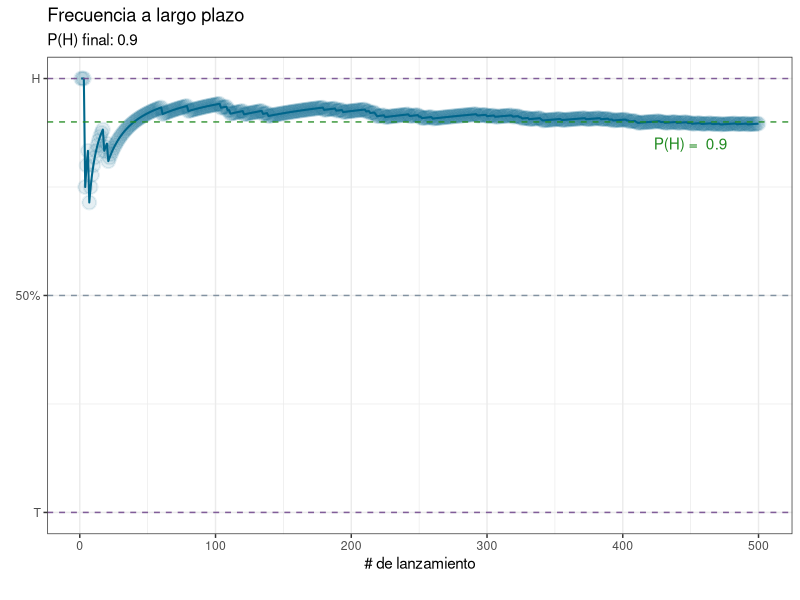
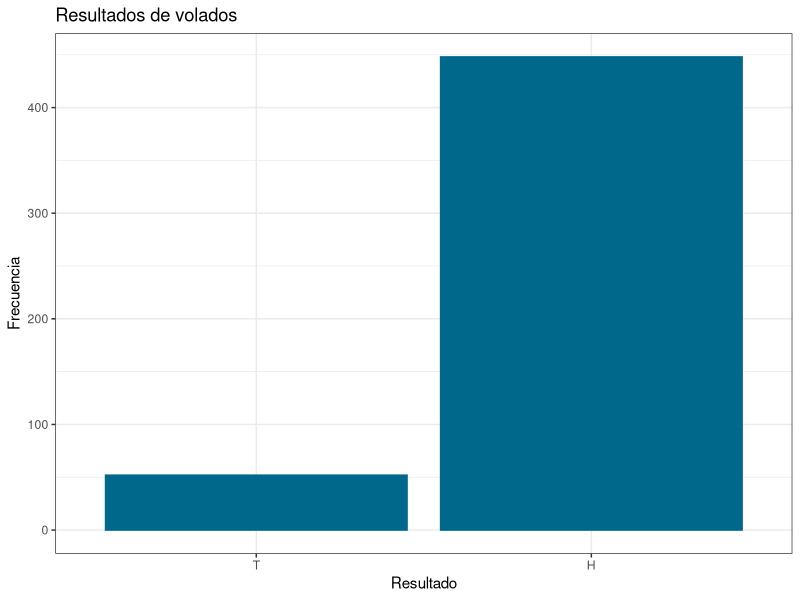
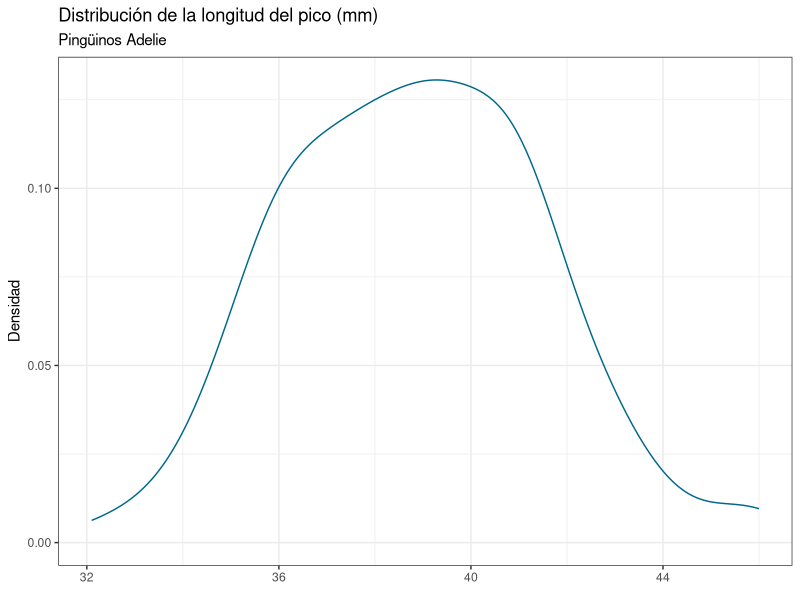
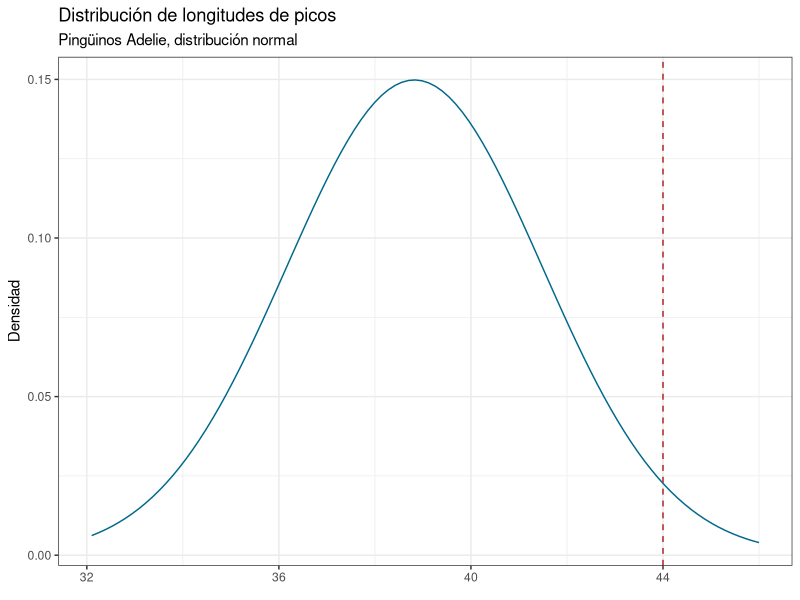

Generate these figures, in order, with R:
## ---- chunk 1
rbinom(n = 4, size = 1, prob = 0.5)
## ---- chunk 2
volado <- function(N){
  
  set.seed(0)
  
  prob <-  round(runif(n = 1), 2)
  
  # Realizar N lanzamientos
  sec <- rbinom(n = N,
                size = 1,
                prob = prob)
  
  # Suma acumulativa:
  # Si solo obtenemos 1s el resultado final será 500.
  # Si solo obtenemos 0s el resultado final será 0.
  suma_acum <- cumsum(sec)
  
  # Generamos un identificador para cada lanzamiento
  lanzamiento <- 1:N
  
  # Calculamos la proporción H:T acumulada a cada lanzamiento
  prop_acum <- suma_acum/lanzamiento
  
  # data.frame con resultados
  resultados <- data.frame(lanzamiento, sec, prop_acum)
  
  return(list(prob, prop_acum, resultados))
}
## ---- chunk 3
#| label: fig-longfreq
#| fig-cap: Frecuencia a largo plazo de 500 volados para aproximar la probabilidad de obtener una cara en un volado ($P(H)$) con una moneda con "carga" (sesgo) aleatorio.

library(ggplot2)

# 500 lanzamientos
N <- 500
# Realizar los lanzamientos
volados <- volado(N = N)
# Extraemos los resultados
## P(H) "real"
prob <- volados[[1]]
## Data.frame
res_volados <- volados[[3]]


# Inicialización del espacio gráfico
prop_plot <- ggplot(data = res_volados,
                    aes(x = lanzamiento,
                        y = prop_acum)) +
              # Gráfico de líneas
              geom_line(colour = "deepskyblue4",
                        linetype = "solid",
                        size = 0.7) +
              # Marcador en los puntos
              geom_point(colour = "deepskyblue4",
                         alpha = 0.1,
                         fill = NA,
                         shape = "circle",
                         stroke = 1,
                         size = 4) +
              # Modificar etiquetas
              labs(x = "# de lanzamiento",
                   y = element_blank(), 
                   title = "Frecuencia a largo plazo",
                   subtitle = paste("P(H) final:",
                                    round(res_volados$prop_acum[N], 2)),
                   caption = "") +
              # Cambiar el tema por defecto
              theme_bw() +
              # Escala del eje y con tres valores de interés
              scale_y_continuous(breaks = c(0, 0.5, 1),
                                 labels = c("T", "50%", "H")) +
              # Cinco etiquetas en el eje x
              scale_x_continuous(n.breaks = 5) +
              # Líneas de referencia en los puntos de interés
              geom_hline(yintercept = 1,
                         colour = rgb(118,78,144, maxColorValue = 255),
                         alpha = 0.9, linetype = "dashed") +
              geom_hline(yintercept = 0.5,
                         colour = "lightslategray",
                         alpha = 0.9, linetype = "dashed") +
              geom_hline(yintercept = 0,
                         colour = rgb(118,78,144, maxColorValue = 255),
                         alpha = 0.9, linetype = "dashed") +
              # Línea de referencia con el valor "real"
              geom_hline(yintercept = volados[[1]],
                         colour = "forestgreen",
                         alpha = 0.9, linetype = "dashed") +
              # Anotación con el valor "real"
              annotate("text",
                       x = N*0.9,
                       y = ifelse(volados[[1]] > 0.5,
                                  volados[[1]] - 0.05,
                                  volados[[1]] + 0.05),
                       label = paste("P(H) = ", volados[[1]]),
                       colour = "forestgreen")
prop_plot
## ---- chunk 4
#| label: fig-binomdist
#| fig-cap: Distribución de frecuencias de los volados con la moneda con carga aleatoria.

# Inicialización del espacio gráfico
freq_binom <- ggplot(data = res_volados,
                     aes(x = as.character(sec))) +
              # Graficar las frecuencias absolutas
              geom_bar(colour = "deepskyblue4",
                       fill = "deepskyblue4") +
              # Cambiar el tema por defecto
              theme_bw() +
              # Transformar el eje x a categórico y asignar etiquetas
              scale_x_discrete(name = "Resultado",
                               labels = c("1" = "H",
                                          "0" = "T")) +
              # Modificar el resto de las etiquetas del gráfico
              labs(title = "Resultados de volados",
                   y  = "Frecuencia")

freq_binom
## ---- chunk 5
interv <- seq(0, 1, 0.05)
interv
## ---- chunk 6
3/length(interv)
## ---- chunk 7
interv_100 <- seq(from = 0, to = 1, length.out = 100)
length(interv_100[interv_100 >= 0.45 & interv_100 <= 0.55])/length(interv_100)
## ---- chunk 8
penguins <- subset(palmerpenguins::penguins, species == "Adelie")
penguins <- na.omit(penguins)
## ---- chunk 9
#| label: fig-billdist
#| fig-cap: Distribución empírica (observada) de la distribución del pico de pingüinos Adelie.

ggplot(data = penguins, aes(x = bill_length_mm)) +
  geom_density(colour = "deepskyblue4") +
  theme_bw() +
  labs(title = "Distribución de la longitud del pico (mm)",
       subtitle = "Pingüinos Adelie",
       x = element_blank(),
       y = "Densidad")
  
## ---- chunk 10
bill_lengths <- penguins$bill_length_mm
length(bill_lengths[bill_lengths >= 44])/length(bill_lengths)
## ---- chunk 11
pnorm(q = 44,
      mean = mean(bill_lengths),
      sd = sd(bill_lengths),
      lower.tail = FALSE)
## ---- chunk 12
#| label: fig-billnorm
#| fig-cap: Distribución normal teórica de la distribución del pico de pingüinos Adelie, con media y desviación estándar de los datos observados. La línea vertical muestra la posición de un individuo con un pico de 44 mm en la distribución teórica.

ggplot() +
   stat_function(fun = dnorm, n = 100,
                 args = list(mean = mean(bill_lengths),
                             sd = sd(bill_lengths)),
                 colour = "deepskyblue4") +
  xlim(min(bill_lengths),
       max(bill_lengths)) +
  geom_vline(xintercept = 44,
             linetype = "dashed",
             colour = "firebrick") +
  theme_bw() +
  labs(title = "Distribución de longitudes de picos",
       subtitle = "Pingüinos Adelie, distribución normal",
       x = element_blank(),
       y = "Densidad")
## ---- chunk 13
pnorm(q = 44,
      mean = mean(bill_lengths),
      sd = sd(bill_lengths),
      lower.tail = TRUE)
